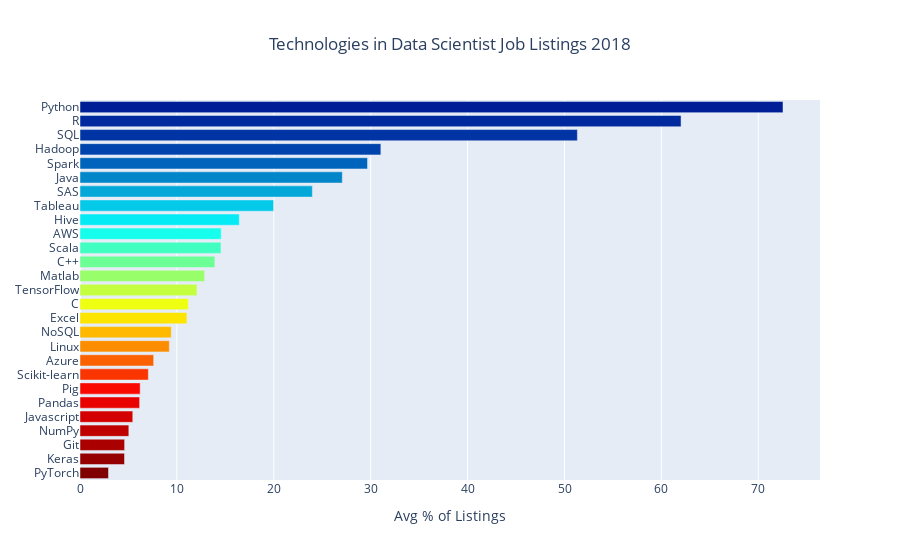

The notebook cell saved with this chart:
### Code cell
cmax=50
cmin=200
color_s = np.linspace(cmin, cmax, 30)

data = [
    go.Bar(
        y=df_over_five_g.index,          
        x=df_over_five_g['2018']*100,
        orientation='h',
        marker=dict(
            colorscale='Jet',
            color=color_s
        ),
    )
]

layout = {
    'title': 'Technologies in Data Scientist Job Listings 2018',
    'xaxis': {'title': 'Avg % of Listings', },
    'yaxis': {'tickmode': 'linear'},
    'title_x':0.5,
    'height': 700
    
}

fig = go.Figure(data=data, layout=layout)
py.iplot(fig)

### Figure 1 — Plotly figure (JSON) as saved in the notebook; plotly's stock layout.template omitted (floating-point values rounded to 4 significant figures)
{"data": [{"marker": {"color": [200, 194.8, 189.7, 184.5, 179.3, 174.1, 169.0, 163.8, 158.6, 153.4, 148.3, 143.1, 137.9, 132.8, 127.6, 122.4, 117.2, 112.1, 106.9, 101.7, 96.55, 91.38, 86.21, 81.03, 75.86, 70.69, 65.52, 60.34, 55.17, 50], "colorscale": [[0, "rgb(0,0,131)"], [0.2, "rgb(0,60,170)"], [0.4, "rgb(5,255,255)"], [0.6, "rgb(255,255,0)"], [0.8, "rgb(250,0,0)"], [1, "rgb(128,0,0)"]]}, "orientation": "h", "type": "bar", "x": [2.94, 4.592, 4.603, 5.04, 5.446, 6.153, 6.209, 7.054, 7.6, 9.219, 9.419, 11.04, 11.19, 12.08, 12.86, 13.92, 14.55, 14.57, 16.44, 19.98, 23.98, 27.07, 29.67, 31.05, 51.33, 62.03, 72.55], "y": ["PyTorch", "Keras", "Git", "NumPy", "Javascript", "Pandas", "Pig", "Scikit-learn", "Azure", "Linux", "NoSQL", "Excel", "C", "TensorFlow", "Matlab", "C++", "Scala", "AWS", "Hive", "Tableau", "SAS", "Java", "Spark", "Hadoop", "SQL", "R", "Python"]}], "layout": {"autosize": true, "title": {"text": "Technologies in Data Scientist Job Listings 2018", "x": 0.5}, "xaxis": {"autorange": true, "range": [0, 76.37], "title": {"text": "Avg % of Listings"}, "type": "linear"}, "yaxis": {"autorange": true, "range": [-0.5, 26.5], "tickmode": "linear", "type": "category"}}}
